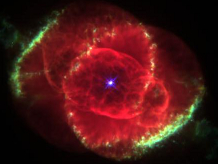
%> input picture release/shared/samples/ngc6543a.jpg, 218 x 164 px
$ octave --eval "result = recover_illuminant_huynh_(imread('../../release/shared/samples/ngc6543a.jpg'));"   (GNU Octave 9; MATLAB toolbox functions it lacks are replaced by stand-ins)
%> lines starting %> are read from the running program, lines starting %| are printed output that depends on the picture
### sourcecode/photogrammetry/select_smooth_patches_.m
% function [PATCHES, ...
%           LIGTH_EST_MASK, ...
%           CONTRAST_MASK, ...
%           HIGHLIGHT_MASK, ...
%           PATCH_MAP] = select_smooth_patches(I, ...
%                                              pheight, ...
%                                              pwidth, ...
%                                              mean_thresh, ...
%                                              selected_num, ...
%                                              debug)
%
% Select smooth patches with the most contrast (averaged over all bands) due
% to specularity (not because the patch spans different materials).
%
% Input:
%
%   I:              height x width x bands - the dimensions of input data
%   pheight:        height of each patch, default to 20.
%   pwidth:         width of each patch, default to 20.
%   selected_num:   number of selected patches which is default to 50
%   mean_thresh:    only choose patches with mean radiance across pixels and bands greater than this
%                   threshold. Default to 100
%   debug:          debug information will shown; values range from 0 to 2
%
% Output:
%
%   LIGTH_EST_MASK: a mask showing 1 at the pixels selected for initial light
%                   estimation, 0 otherwise.
%   CONTRAST_MASK:  1 where the most contrast patches are selected, 0 otherwise (same size as
%                   image)
%   HIGHLIGHT_MASK: the mask corresponding to patches where specularities
%                   need to be removed.
%   PATCH_MAP:      if a patch with coordinates i,j is selected, then patchMap(i, j) = 1.
%   PATCHES:        selected patches.
%
% This computer code is subject to copyright: (c) National ICT Australia Limited (NICTA) 2014 All Rights Reserved.
% Author: Ran Wei
% Version: 1.0.7
% Last Update Date: 26 May 2015

%   increased speed

% Version: 1.0.6
% Last Update Date: 25 Aug 2014

function [PATCHES, ...
          LIGTH_EST_MASK, ...
          CONTRAST_MASK, ...
          HIGHLIGHT_MASK, ...
          PATCH_MAP] = select_smooth_patches_(I, ...
                                              pheight, ...
                                              pwidth, ...
                                              mean_thresh, ...
                                              selected_num, ...
                                              debug)

    %   get size information of the input I
    [height, width, bands] = size(I);

    IMEAN = mean(I, 3);

    % Only select unsaturated patches.

    if ~exist('debug', 'var')
        debug = 0;
    end

    if ~exist('selected_num', 'var')
        selected_num = 50;
    end

    if ~exist('mean_thresh', 'var')
        mean_thresh = 100;
    end

    if ~exist('pwidth', 'var')
        pwidth = 20;
    end


    if ~exist('pheight', 'var')
        pheight = 20;
    end

    %   Ge the max value of data
    maxdata = max(I(:));
    depth = ceil(log2(maxdata));
    saturating = 2^depth*0.95;

    if debug >= 2
        s = sprintf('Patch height is %d, Patch width is %d, Mean Threshold is %d, Data depth is %d', ...
            pheight, pwidth,  depth);
        disp(s);
    end

    HIGHLIGHT_MASK = zeros(height, width);

    homo_count = 0;          % count the number of homogeneous patches (with uniform spectral reflectance)

    contrast_count = 0;      % count the number of homogeneous patches with high contrast.

    cosine_angle_thresh = cos(25/180 * pi);
    proportion_thresh  = 0.70;

	pnum_h = floor(height/pheight);
    pnum_w = floor(width/pwidth);
    miny = zeros(pnum_h, pnum_w);
    minx = zeros(pnum_h, pnum_w);

    for i = 1 : pheight : pnum_h*pheight
        for j = 1 : pwidth : pnum_w*pwidth
            ph = min(i+pheight-1, height);
            pw = min(j+pwidth-1, width);
            IPATCH3D = I(i : ph, j : pw, :);

            % Don't select patches containing saturated pixels.
            if max(IPATCH3D(:)) >= saturating
                continue;
            end

            patch_pixel_num = (ph - i + 1) * (pw  - j + 1);
            IMEAN_PATCH_1D  = reshape(IMEAN(i:ph, j:pw), [patch_pixel_num, 1]);

            % If this is a homogeneous surface, it is a candidate for
            % highlight removal. Combine the edge map with the deviation
            % angle from the dichromatic plane to determine if a patch is homogeneous.
            if mean(IMEAN_PATCH_1D) > mean_thresh
                I2D = zeros(bands, patch_pixel_num);
                for k = 1:bands
                    I2D(k, :) = reshape(IPATCH3D(:, :, k), [patch_pixel_num, 1]);
                end
                [U, ~, ~] = svd(I2D);
                A         = U(:, 1:2);
                P         = A /(A' * A)*A';
                I2DProj   = P * I2D;

                angle_cosine = sum(I2DProj .* I2D, 1) ./ (sqrt(sum(I2D .* I2D, 1)) .* sqrt(sum(I2DProj .* I2DProj, 1)));
                pixel_count  = sum(angle_cosine > cosine_angle_thresh);    % number of pixel forming an angle of less
                % than devAngleThresh with the dichromatic plane.

                if pixel_count >= proportion_thresh * patch_pixel_num
                    HIGHLIGHT_MASK(i:min(i+pheight-1, height), j:min(j+pwidth-1, width)) = 1;
                    if debug ~= 0
                        homo_count = homo_count + 1;
                    end
                    contrast_count = contrast_count + 1;
                    % Store the standard deviation and the coordinates of the left top corner
                    % of each patch.
                    miny(contrast_count, 1) = (i-1)/pheight+1;
                    minx(contrast_count, 1) = (j-1)/pwidth+1;
                end

            end
        end
    end


    if debug ~= 0
        s = sprintf('%d smooth patches are detected', homo_count);
        disp(s);
    end

    % Select patches for light estimation.
    LIGTH_EST_MASK = zeros(height, width);
    for i = 1:contrast_count
        r = miny(i);
        c = minx(i);
        LIGTH_EST_MASK((r-1)*pheight+1:min(r*pheight, height), (c-1)*pwidth+1:min(c*pwidth, width)) = 1;
    end

    if contrast_count < selected_num
        selected_num = contrast_count;
    end

    if selected_num == 0
        warning('Scylluras:photogrammetry:select_smooth_patches', ...
                'Could not find valid patches');
    end

    % Compute the contrast mask
    CONTRAST_MASK = zeros(height, width);
    PATCH_MAP = zeros(ceil(height/pheight), ceil(width/pwidth));

    X = zeros(selected_num, 1);
    Y = zeros(selected_num, 1);

    for i = 1:selected_num
        r = miny(i);
        c = minx(i);
        PATCH_MAP(r, c) = 1;
        Y(i, 1) = (r-1)*pheight+1;
        X(i, 1) = (c-1)*pwidth+1;
        CONTRAST_MASK((r-1)*pheight+1:min(r*pheight, height), (c-1)*pwidth+1:min(c*pwidth, width)) = 1;
    end

    PATCHES = ones(selected_num, 4);
    PATCHES(:, 1) = Y;
    PATCHES(:, 2) = X;
    PATCHES(:, 3) = PATCHES(:, 3)*pheight;
    PATCHES(:, 4) = PATCHES(:, 4)*pwidth;
    clear I;
end

### sourcecode/photogrammetry/recover_illuminant_huynh_.m
% Syntax:
%
%       L = recover_illuminant_huynh(I, alpha, PATCHES, debug)
%
% Input:
%
%       I:        hyperspectral image stored as a 3D array.
%       alpha:    the variable used to test the result. default to 50
%       PATCHES:  number of PATCHES used. default to 20;
%       debug:    Level of debug information to be shown during processing. 0(by default) for minimum and 3 is maximum
%
% Output:
%
%       L: the illuminate computed, which is a 2D array of size (bands x 1), where nBands is the number of bands,
%          storinglight spectral power.
%
% This computer code is subject to copyright: (c) National ICT Australia Limited (NICTA) 2014-2015 All Rights Reserved.
% Author: Ran Wei and Cong Phuoc Huynh
% Version: 1.0.9
% Last Update Date: 19 Jun 2015
%   speed up by about 6%

% Version: 1.0.8
% Last Update Date: 26 Aug 2014

%   version 1.0.7
%   Cancelled input argument bitdepth which is not used in the code
%
%   version 1.0.6
%   Cancelled input argument MASK. It is less useful to put a masking matrix here. If peopel need, they can do masking
%   explicitly for I. Also, cancelled temp variable in calling wiener2 function to save some time
%
function L = recover_illuminant_huynh_(I, alpha, PATCHES, debug)

    if ~exist('debug', 'var')
        debug = 1;
    end

    if ~exist('PATCHES', 'var')
        PATCHES = 0;
    end

    if ~exist('alpha', 'var')
        alpha = 50;
    end

    if isinteger(I)
        I = double(I);
    end
    % Image dimension
    [height, width, bands] = size(I);

    %   warning message if given data is of invalid size
    if height == 0 || width == 0 || bands == 0
        %   stop and exit
        error('Illuminate Recovery: Data size is incorrect.');
    end

    if debug > 1
        disp('image information:');
        s = sprintf('height = %d, width = %d, bands = %d.', height, width, bands);
        disp(s);
    end

    %   check whether input PATCHES is pre-selected
    [~, p_w] = size(PATCHES);
    max_patch_num = 0;
    pre_selected_patched = 1;
    if p_w == 4
        %   which means the selected patches are ready. do not call select_smooth_patches_ function
        if debug > 1
            disp('Pre-set Patches are ready.');
        end
    elseif p_w == 1
        if PATCHES == 0
            max_patch_num = 50;
        else
            max_patch_num = PATCHES;
        end

        if debug > 1
            s = sprintf('%d Patches will be automatically chosen.', max_patch_num);
            disp(s);
        end
        pre_selected_patched = 0;
    else
        error('Error in geometries of selected smooth PATCHES');
    end

                    %%%%%%%%%%%%%%%%%%%%%%%%%%%%%%%%%
                    %                               %
                    %          STEP 1               %
                    % Smooth the image in each band %
                    % using the Wiener filter.      %
                    %                               %
                    %%%%%%%%%%%%%%%%%%%%%%%%%%%%%%%%%
    for b = 1:bands
        I(:, :, b) = wiener2(I(:, :, b), [5 5]);
    end

    if debug > 1
        disp('Input image is smoothed by Wiener filter');
    end

                    %%%%%%%%%%%%%%%%%%%%%%%%%%%%%%%%%%%%%%%%%
                    %                                       %
                    %          STEP 1                       %
                    %   Generate Patches required which     %
                    %   selects smooth homogeneous patches  %
                    %                                       %
                    %%%%%%%%%%%%%%%%%%%%%%%%%%%%%%%%%%%%%%%%%
    if debug > 1
        disp('start to choose smooth patches.');
    end

    if pre_selected_patched == 0
        ImeanThresh = 100;
        patchheight = 20;
        patchwidth  = 20;

        [PATCHES, L_EST_MASK] = select_smooth_patches_(I, ...
                                                       patchheight, ...
                                                       patchwidth, ...
                                                       ImeanThresh, ...
                                                       max_patch_num, ...
                                                       debug);

        [h, w] = size(PATCHES);

        if h==0 || w==0
            warning('Scyllarus:photogrammetry:recover_illuminant_huynh', ...
                    'No valid patches found - from Function: recover_illuminant. Exiting');
            L = 0;
            return;
        end
        %%%%%%%%%%%%%%%%%%%%%%%%%%%%%%%%%
        %                               %
        %                               %
        %   Variable declaration area   %
        %                               %
        %                               %
        %%%%%%%%%%%%%%%%%%%%%%%%%%%%%%%%%

        if debug > 1
            disp('patches are chosen.');
        end
    else
        if debug > 1
            disp('smooth patches are given. Skipping patch selection.');
        end
        %   generate lightMask Select patches for light estimation.
        L_EST_MASK = zeros(height, width);
        for i = 1:max_patch_num
            L_EST_MASK(PATCHES(i, 1)+1 : PATCHES(i, 1)+ PATCHES(i, 3), PATCHES(i, 2)+1 : PATCHES(i, 2)+ PATCHES(i, 4)) = 1;
        end
    end

    LMAX = zeros(bands, 1);
    for b = 1:bands
        LMAX(b) = max(max(I(:, :, b) .* L_EST_MASK));
    end

    %   allocate memory for illuminates
    L = ones(bands, 1) * mean(LMAX);

    % initial value of the objective function, set to be infinity.
    previous_average_cost = 1e+20;
    PATCH_Y                = PATCHES(:, 1);
    PATCH_X                = PATCHES(:, 2);
    patchheight            = PATCHES(1, 3);
    patchwidth             = PATCHES(1, 4);
    patch_number           = size(PATCHES, 1);%   check how many patches are given (counting the number of topleft corner y coordinate)

    if debug > 1
        s = sprintf('%d patches are selected', patch_number);
        disp(s);
    end

    %   find how many pixels is in a patch. Assume that all patches are in the same size
    patch_pixels      = patchwidth * patchheight;
    PATCH_G           = zeros(patch_number, patchheight, patchwidth);
    PATCH_K           = zeros(patch_number, patchheight, patchwidth);
    PATCH_G_SQUARE    = zeros(patch_number, patchheight, patchwidth);
    PATCH_G_SUM       = zeros(patch_number, 1);
    PATCH_K_SUM       = zeros(patch_number, 1);
    PATCH_GK_SUM      = zeros(patch_number, 1);
    DICHROMATIC       = zeros(patch_number, 1);% == 1 if the corresponding p^{th} patch is used to find the optimal L, 0 otherwise.
    current_iteration = 1;
    max_iterations    = 100;      %   maximum number of iterations of the big while loop.
    TEMP_L            = zeros(bands, 1);
    G_OUT             = zeros(patchheight, patchwidth);
    K_OUT             = zeros(patchheight, patchwidth);
    best_cost_value   = 1e+20;
    BEST_L            = TEMP_L;
    D_OUT             = zeros(bands, 1); % temporary variable for diffuse radiance component.
    PATCH_D           = zeros(patch_number, bands); % diffuse radiance component of the patches.

                    %%%%%%%%%%%%%%%%%%%%%%%%%%%%%%%%%
                    %                               %
                    %                               %
                    %   Actual computation starts   %
                    %                               %
                    %                               %
                    %%%%%%%%%%%%%%%%%%%%%%%%%%%%%%%%%
    if debug > 1
        disp('solving iteration begins:');
    end

    % store the L in each iteration.
    while current_iteration < max_iterations
        if debug > 1
            s = sprintf('Iteration: %d', current_iteration);
            disp(s);
        end
        current_iteration = current_iteration + 1;
        %   ignore the iteration information

        % Recover G_OUT, K_OUT, S_out and adjust the radiance for each patch to conform to the DICHROMATIC model.
        total_dich_error   = 0;
        total_smooth_error = 0;

        for p = 1 : patch_number
            %   compute the geometry of current patch
            y1 = PATCH_Y(p);
            y2 = min(y1 + patchheight - 1, height);
            x1 = PATCH_X(p);
            x2 = min(x1 + patchwidth - 1, width);

            if debug > 2
                if current_iteration == 1
                    s = sprintf('Patch geometry: (%d, %d, %d, %d)\n', y1, x1, y2, x2);
                    disp(s)
                end
            end
            %   get subset data of this patch, this patch is of n bands
            current_patch_ = I(y1 : y2, x1 : x2, :);

            %   get DICHROMATIC model for this pathch
            [G_OUT, ...
             K_OUT, ...
             ~, ...
             p_dich_error, ...
             p_smooth_error, ...
             is_dichromatic] = patch_dichromatic_decompose_(current_patch_, ...
                                                             L, ...
                                                             alpha, ...
                                                             debug);

            total_dich_error   = total_dich_error + p_dich_error * is_dichromatic;
            total_smooth_error = total_smooth_error + p_smooth_error* is_dichromatic;
            PATCH_G(p, :, :)   = G_OUT;
            PATCH_K(p, :, :)   = K_OUT;
            PATCH_G_SQUARE(p, :, :) = G_OUT.*G_OUT;
            PATCH_G_SUM(p)     = sum(sum(PATCH_G_SQUARE(p, :, :)));
            PATCH_K_SUM(p)     = sum(sum(K_OUT.*K_OUT));
            PATCH_GK_SUM(p)    = sum(sum(G_OUT.*K_OUT));
            DICHROMATIC(p, 1)  = is_dichromatic;
        end

        % Check if the totalCost has actually decreased for the choice of G_OUT, K_OUT,
        % S_out, L. We need to do this because we are not sure whether constraining
        % G_OUT, K_OUT, S_out, L to the DICHROMATIC plane (obtained by SVD) will limit the
        % solution space.
        % totalCost = total_dich_error + total_smooth_error; % take the average DICHROMATIC error per patch

        PS = PATCH_G_SUM(~isnan(PATCH_G_SUM(p))) ~= 0;
        temp1 = sum(PATCH_K_SUM);
        temp2 = sum(PATCH_GK_SUM(PS).*PATCH_GK_SUM(PS)./PATCH_G_SUM(PS));

        for b = 1 : bands
            temp3 = 0;
            temp4 = 0;

            for p = 1:patch_number
                y1 = PATCH_Y(p);
                y2 = min(y1 + patchheight-1, height);
                x1 = PATCH_X(p);
                x2 = min(x1 + patchwidth-1, width);

                temp3 = temp3 + sum(sum(I(y1 : y2, x1 : x2, b) .* reshape(PATCH_K(p, :, :), y2-y1+1, x2-x1+1)));

                if PATCH_G_SUM(p) ~=0 && ~isnan(PATCH_G_SUM(p))
                    temp4 = temp4 + PATCH_GK_SUM(p) * sum(sum(I(y1 : y2, x1 : x2, b) .* reshape(PATCH_G(p, :, :), y2-y1+1, x2-x1+1))) / PATCH_G_SUM(p);
                end
            end

            TEMP_L(b, 1) = (temp3 - temp4)/(temp1 - temp2);
        end

        for p = 1 : patch_number
            y1 = PATCH_Y(p);
            y2 = min(y1 + patchheight-1, height);
            x1 = PATCH_X(p);
            x2 = min(x1 + patchwidth-1, width);


            for b = 1:bands
                D_OUT(b, 1) = sum(sum(I(y1:y2, x1:x2, b) .* reshape(PATCH_G(p, :, :), y2-y1+1, x2-x1+1) - reshape(PATCH_G_SQUARE(p, :, :), y2-y1+1, x2-x1+1) * TEMP_L(b, 1)));
            end
            D_OUT = D_OUT / PATCH_G_SUM(p);

            PATCH_D(p, :) = D_OUT;

        end

        % Compute the new DICHROMATIC error
        I_STACK = zeros(bands, patch_number * patch_pixels);
        I_DICH_STACK = zeros(bands, patch_number * patch_pixels);

        for p = 1:patch_number
            y1 = PATCH_Y(p);
            y2 = min(y1 + patchheight-1, height);
            x1 = PATCH_X(p);
            x2 = min(x1 + patchwidth-1, width);
            for b = 1:bands
                I_STACK(b, (p-1)*patch_pixels + 1:p*patch_pixels) = reshape(I(y1:y2, x1:x2, b) * DICHROMATIC(p, 1), [patch_pixels 1]);
                I_DICH_STACK(b, (p-1)*patch_pixels + 1:p*patch_pixels) = ...
                    DICHROMATIC(p, 1) * reshape(PATCH_D(p, b) * PATCH_G(p, :, :) + PATCH_K(p, :, :) * TEMP_L(b), [patch_pixels 1]);
            end
        end

        temp_dich_error = 0;
        for b = 1:bands
            I_DIFF = reshape(I_STACK(b, :) - I_DICH_STACK(b, :), [patch_number*patch_pixels  1]);
            temp_dich_error = temp_dich_error + sum(sum(I_DIFF .* I_DIFF));
        end


        % The total cost at this step of each iteration is always lower than
        % that after the previous step, where we optimise the cost with respect
        % to PATCH_G, patch_s_, and PATCH_K, keeping L fixed.
        average_cost = (temp_dich_error + total_smooth_error) / sum(DICHROMATIC);  % take the average DICHROMATIC error per patch

        if best_cost_value > average_cost
             BEST_L = TEMP_L;
             best_cost_value = average_cost;
        end

        %    if angle(L, TEMP_L) < 0.01 || (previous_average_cost - average_cost) / previous_average_cost < 0.01
        %   this is what Cong was using. But, when the right side is negative, it's definitely < 0.01. Which
        %   may not be a convergence condition.
        %   instead, I use the abs value of difference. Or we can even use the angle difference alone
        % Check the angle difference between the L in the previous and the
        % current iteration.
        % If the angle difference decreases => sign of convergence,
        % otherwise: sign of divergence.

        if angle(L, TEMP_L) < 0.01 || abs((previous_average_cost - average_cost) / previous_average_cost) < 0.01
            break;
        else
            % update L
            L = TEMP_L;
            previous_average_cost = average_cost;
        end

        L = abs(L/max(abs(L))) * max(LMAX);
    end

    if debug > 1
        disp('solving iteration ends');
    end

    % If this process doesn't converge after a maximum allowable number of
    % iterations (max_iterations), we pick the one with lowest cost.
    % if ((current_iteration == max_iterations) && (LAngleDiff >= 0.05))
    if current_iteration == max_iterations
        L = BEST_L;
    end

%   end of function
end
%> in select_smooth_patches_, `IMEAN = mean(I, 3);`:
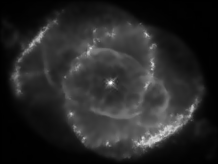
%> IMEAN: size 164x218 double; min 0.04, max 250.6, mean 40.1
%> in select_smooth_patches_, `maxdata = max(I(:));`: maxdata = 253
%> in select_smooth_patches_, `depth = ceil(log2(maxdata));`: depth = 8
%> in select_smooth_patches_, `saturating = 2^depth*0.95;`: saturating = 243.2
%> after the loop in select_smooth_patches_, `for i = 1 : pheight : pnum_h*pheight`: HIGHLIGHT_MASK: size 164x218 double; every value is 0
%> after the loop in select_smooth_patches_, `for i = 1 : pheight : pnum_h*pheight`: contrast_count = 0
%> in select_smooth_patches_, `s = sprintf('%d smooth patches are detected', homo_count);`: s = '0 smooth patches are detected'
%| 0 smooth patches are detected
%> in select_smooth_patches_, `selected_num = contrast_count;`: selected_num = 0
%> in recover_illuminant_huynh_, `[PATCHES, L_EST_MASK] = select_smooth_patches_(I, patchheight, patchwi..`: PATCHES = []
